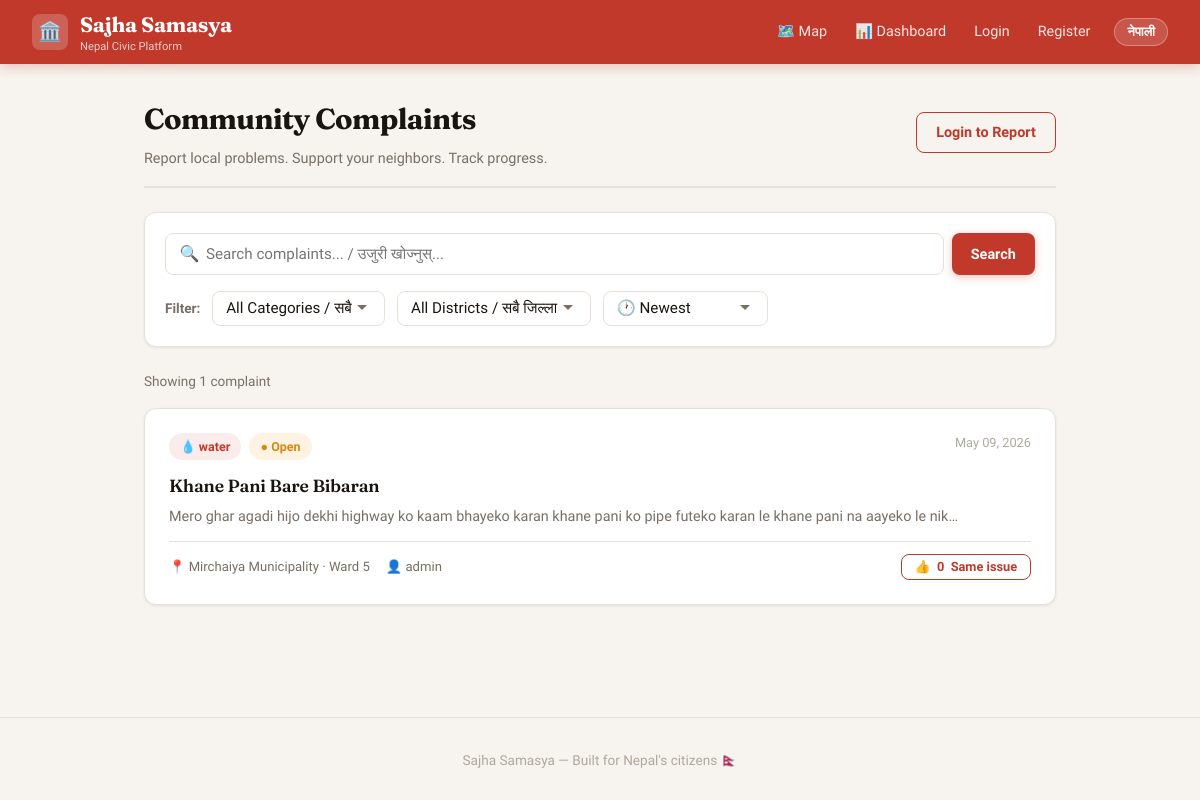
The page / on the database its author committed.
### complaints/models.py (models this page shows, shortened)
class Complaint(models.Model):
    CATEGORY_CHOICES = [
        ('Road', 'Bato'),
        ('Water', 'Khane Pani'),
        ('Electricity', 'Bijuli'),
        ('Garbage', 'Fohor'),
        ('Other', 'Aru'),
    ]
    STATUS_CHOICES = [
        ('open', 'Open'),
        ('acknowledged', 'Acknowledged'),
        ('pending', 'Pending'),
        ('in_progress', 'In Progress'),
        ('resolved', 'Resolved'),
    ]
    user = models.ForeignKey(User, on_delete=models.CASCADE)
    ward = models.ForeignKey(Ward, on_delete=models.CASCADE)
    title = models.CharField(max_length=200)
    description = models.TextField()
    category = models.CharField(max_length=50, choices=CATEGORY_CHOICES)
    status = models.CharField(max_length=50, choices=STATUS_CHOICES, default='open')
    photo = models.ImageField(upload_to='complaint_photos/', blank=True, null=True)
    latitude = models.FloatField(blank=True, null=True)  # GPS latitude
    longitude = models.FloatField(blank=True, null=True) # GPS longitude
    created_at = models.DateTimeField(auto_now_add=True)
    updated_at = models.DateTimeField(auto_now=True)

class Ward(models.Model):
    municipality = models.ForeignKey('Municipality', on_delete=models.CASCADE, null=True, blank=True)
    ward_number = models.IntegerField()

class Municipality(models.Model):
    TYPES = [
        ('Metropolitan', 'Metropolitan City'),
        ('sub_Metropolitan', 'Sub-Metropolitan City'),
        ('municipality', 'Municipality'),
        ('rural', 'Rural Municipality'),
    ]
    district = models.ForeignKey(District, on_delete=models.CASCADE)
    name = models.CharField(max_length=100)
    name_np = models.CharField(max_length=100)
    type = models.CharField(max_length=50, choices=TYPES)
    total_wards = models.IntegerField()
    def __str__(self):
        return self.name

### complaints/views.py (the view)
# urls.py: path('', views.home, name='home'),
def home(request):
    complaints_list = Complaint.objects.select_related('user','ward', 'ward__municipality', 'ward__municipality__district').order_by('-created_at')
    category = request.GET.get('category')
    district = request.GET.get('district')
    search = request.GET.get('search')
    sort = request.GET.get('sort', 'newest')  # default sorting by newest
    if category:
        complaints_list = complaints_list.filter(category=category)
    if district:
        complaints_list = complaints_list.filter(ward__municipality__district_id=district)
    if search:
        complaints_list = complaints_list.filter(
            title__icontains=search
        ) | complaints_list.filter(
            description__icontains=search
        )
    if sort == 'oldest':
        complaints_list = complaints_list.order_by('created_at')
    elif sort == 'most_upvoted':
        complaints_list = complaints_list.annotate(upvote_count=Count('upvotes')).order_by('-upvote_count')
    else:  # newest
        complaints_list = complaints_list.order_by('-created_at')
    paginator = Paginator(complaints_list, 10)
    page_number = request.GET.get('page')
    complaints = paginator.get_page(page_number)
    districts = District.objects.select_related('province').order_by('name')
    return render(request, 'home.html', {
        'complaints': complaints,
        'search': search or '',
        'districts': districts,
        'sort': sort,
    })

### complaints/templates/home.html (shortened to what this page needs)
{% extends 'base.html' %}
{% block content %}
<div class="page-header">
    <div>
        <h1 class="page-title">
            <span data-en>Community Complaints</span>
        </h1>
        <p style="color:var(--text-muted); font-size:0.9rem; margin-top:0.3rem;">
            <span data-en>Report local problems. Support your neighbors. Track progress.</span>
        </p>
    </div>
    {% if user.is_authenticated %}
    <a href="/submit/" class="btn btn-primary">
        + <span data-en>Report Problem</span>
        <span data-np>समस्या रिपोर्ट</span>
    </a>
    {% else %}
    <a href="/login/" class="btn btn-outline">
        <span data-en>Login to Report</span>
    </a>
    {% endif %}
</div>
<div class="card" style="margin-bottom:1.5rem; padding:1.25rem;">
    <form method="GET">
        <div style="display:flex; gap:0.5rem; margin-bottom:1rem;">
            <div style="position:relative; flex:1;">
                <span style="position:absolute; left:0.9rem; top:50%; transform:translateY(-50%); color:var(--text-light);">🔍</span>
                <input type="text" name="search" value="{{ search }}"
                    placeholder="Search complaints... / उजुरी खोज्नुस्..."
                    class="form-input" style="padding-left:2.5rem;">
            </div>
            <button type="submit" class="btn btn-primary">
                <span data-en>Search</span><span data-np>खोज</span>
            </button>
        </div>
        <div style="display:flex; gap:0.75rem; flex-wrap:wrap; align-items:center;">
            <span style="font-size:0.85rem; color:var(--text-muted); font-weight:600;">
                <span data-en>Filter:</span><span data-np>छान्नुस्:</span>
            </span>
            <select name="category" onchange="this.form.submit()" class="form-input" style="width:auto; padding:0.45rem 2rem 0.45rem 0.8rem;">
                <option value="">All Categories / सबै</option>
            </select>
            <select name="district" onchange="this.form.submit()" class="form-input" style="width:auto; padding:0.45rem 2rem 0.45rem 0.8rem;">
                <option value="">All Districts / सबै जिल्ला</option>
            </select>
            <select name="sort" onchange="this.form.submit()" class="form-input" style="width:auto; padding:0.45rem 2rem 0.45rem 0.8rem;">
                <option value="newest"       {% if sort == 'newest' %}selected{% endif %}>🕐 Newest</option>
            </select>
        </div>
    </form>
</div>
{% if complaints.paginator.count > 0 %}
<p style="color:var(--text-muted); font-size:0.85rem; margin-bottom:1rem;">
    <span data-en>Showing {{ complaints.paginator.count }} complaint{{ complaints.paginator.count|pluralize }}</span>
</p>
{% endif %}
{% for complaint in complaints %}
<div class="card card-complaint" onclick="window.location='/complaint/{{ complaint.id }}/'">
    <div style="display:flex; justify-content:space-between; align-items:flex-start; margin-bottom:0.75rem;">
        <div style="display:flex; gap:0.5rem; flex-wrap:wrap;">
            <span class="badge badge-category">
                {% if complaint.category == 'water' %}💧
                {% elif complaint.category == 'road' %}🛣️
                {% elif complaint.category == 'electricity' %}⚡
                {% elif complaint.category == 'waste' %}🗑️
                {% else %}📌{% endif %}
                {{ complaint.get_category_display }}
            </span>
            <span class="badge {% if complaint.status == 'resolved' %}badge-resolved{% elif complaint.status == 'acknowledged' %}badge-acknowledged{% else %}badge-open{% endif %}">
                {% if complaint.status == 'resolved' %}✓{% elif complaint.status == 'acknowledged' %}⏳{% else %}●{% endif %}
                {{ complaint.get_status_display }}
            </span>
        </div>
        <small style="color:var(--text-light); font-size:0.8rem; white-space:nowrap; margin-left:1rem;">
            {{ complaint.created_at|date:"M d, Y" }}
        </small>
    </div>
    <h3 style="font-family:'Fraunces',serif; font-size:1.1rem; font-weight:600; margin-bottom:0.4rem; color:var(--text); letter-spacing:-0.01em;">
        {{ complaint.title }}
    </h3>
    <p style="color:var(--text-muted); font-size:0.9rem; line-height:1.5; margin-bottom:0.8rem;">
        {{ complaint.description|truncatechars:120 }}
    </p>
    <hr class="divider" style="margin:0.75rem 0;">
    <div style="display:flex; justify-content:space-between; align-items:center;">
        <div style="display:flex; align-items:center; gap:1rem;">
            <span style="color:var(--text-muted); font-size:0.82rem;">
                📍 {{ complaint.ward.municipality }} · Ward {{ complaint.ward.ward_number }}
            </span>
            <span style="color:var(--text-muted); font-size:0.82rem;">
                👤 {{ complaint.user.username }}
            </span>
        </div>
        <button
            onclick="event.stopPropagation(); toggleUpvote({{ complaint.id }}, this)"
            class="btn btn-sm btn-outline"
            data-complaint-id="{{ complaint.id }}">
            👍 <span class="upvote-count-{{ complaint.id }}">{{ complaint.upvotes.count }}</span>
            <span data-en>Same issue</span>
        </button>
    </div>
</div>
{% endfor %}
{% endblock %}

### complaints/templates/base.html (style rules this page uses)
:root { --red: #C0392B; --red-dark: #96281B; --red-light: #F9ECEB; --green: #1E8449; --green-light: #E9F7EF; --orange: #D68910; --orange-light: #FEF9E7; --bg: #F7F3EE; --surface: #FFFFFF; --border: #E8E0D8; --text: #1A1410; --text-muted:#7A6F66; --text-light:#B0A89E; --shadow-sm: 0 1px 3px rgba(0,0,0,0.08); --shadow-md: 0 4px 16px rgba(0,0,0,0.10); --shadow-lg: 0 8px 32px rgba(0,0,0,0.12); --radius: 12px; --radius-sm: 8px; }
*, *::before, *::after { box-sizing: border-box; margin: 0; padding: 0; }
html { scroll-behavior: smooth; }
body { font-family: 'Mukta', sans-serif; background: var(--bg); color: var(--text); min-height: 100vh; font-size: 16px; line-height: 1.6; }
.card { background: var(--surface); border-radius: var(--radius); padding: 1.5rem; margin-bottom: 1rem; box-shadow: var(--shadow-sm); border: 1px solid var(--border); transition: box-shadow 0.2s, transform 0.2s; }
.card-complaint { cursor: pointer; }
.btn { display: inline-flex; align-items: center; gap: 0.4rem; padding: 0.5rem 1.2rem; border-radius: var(--radius-sm); border: none; cursor: pointer; font-size: 0.9rem; font-weight: 600; font-family: 'Mukta', sans-serif; text-decoration: none; transition: all 0.15s; white-space: nowrap; }
.btn-primary { background: var(--red); color: white; box-shadow: 0 2px 8px rgba(192,57,43,0.3); }
.btn-outline { background: transparent; color: var(--red); border: 1.5px solid var(--red); }
.btn-sm { padding: 0.3rem 0.8rem; font-size: 0.8rem; }
.badge { display: inline-flex; align-items: center; padding: 0.2rem 0.7rem; border-radius: 20px; font-size: 0.78rem; font-weight: 600; gap: 0.3rem; }
.badge-category { background: var(--red-light); color: var(--red); }
.badge-open { background: #FEF3E2; color: #D68910; }
.form-input { width: 100%; padding: 0.7rem 1rem; border: 1.5px solid var(--border); border-radius: var(--radius-sm); font-size: 0.95rem; font-family: 'Mukta', sans-serif; background: var(--surface); color: var(--text); transition: border-color 0.15s, box-shadow 0.15s; outline: none; }
select.form-input { appearance: none; background-repeat: no-repeat; background-position: right 1rem center; padding-right: 2.5rem; }
.page-header { display: flex; justify-content: space-between; align-items: center; margin-bottom: 1.5rem; padding-bottom: 1rem; border-bottom: 2px solid var(--border); }
.page-title { font-family: 'Fraunces', serif; font-size: 1.8rem; font-weight: 700; color: var(--text); letter-spacing: -0.02em; }
.divider { border: none; border-top: 1px solid var(--border); margin: 1.2rem 0; }
.card { animation: fadeUp 0.3s ease forwards; }

### rows shown on the page
Complaint: category "water", status "Open", created_at "May 09, 2026", title "Khane Pani Bare Bibaran", description "Mero ghar agadi hijo dekhi highway ko kaam bhayeko karan khane pani ko pipe futeko karan le khane pani na aayeko le nik…", ward.municipality "Mirchaiya Municipality", ward.ward_number "5", user.username "admin", upvotes.count "0"

### other values the page prints
{{ complaints.paginator.count }} "1"
